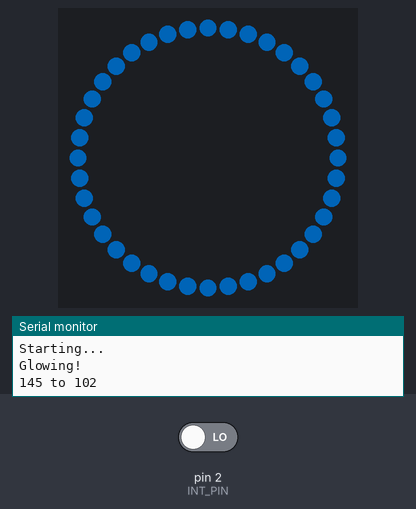
Bench run of a program on a simulated Arduino Nano, built with avr-gcc and run on an emulated ATmega328P. Parts: 40 RGB LEDs in a ring, first at the top, clockwise, the last lines printed to the serial monitor. Inputs (shaded band) come from the test bench; at power-on: pin 2 (INT_PIN) LOW. Dim RGB values are drawn brighter than linear; random numbers use the default seed unless the program sets one.

Above: at 0.47 s.
At 1.4 s:
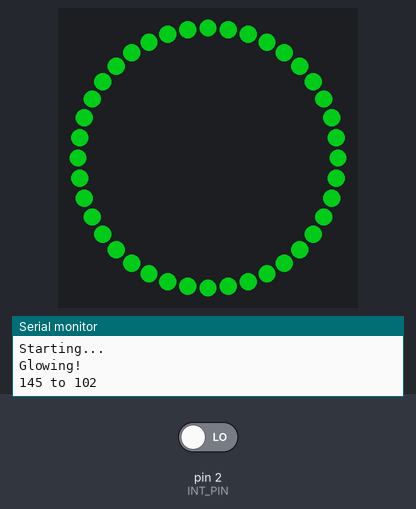
1.5 s: pin 2 (INT_PIN) driven HIGH
At 1.9 s:
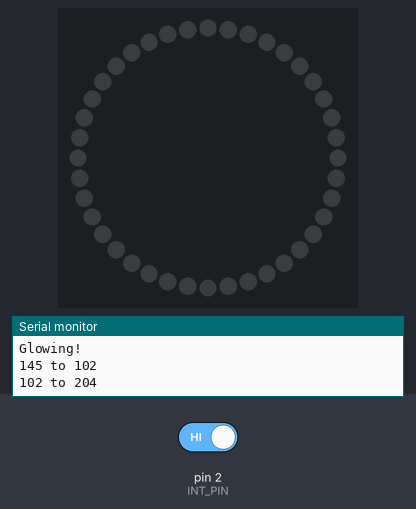
Timing chart, 0 to 4.5 s (numbered marks = the images above; inputs shaded):
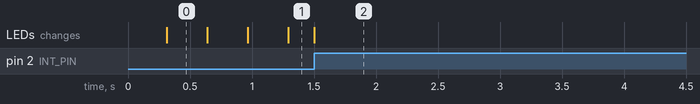

The program:

main.cpp
```cpp
#include <Arduino.h>
#include <FastLED.h>
#include <LowPower.h>


// interrupt pin
#define INT_PIN 2
#define INT_MODE CHANGE

// some led information
#define LED_PIN 6
#define LED_NUM 40
#define LED_CHIP WS2812B
#define LED_COLOR_ORDER GRB

#define SERIAL_BAUD 115200

CRGB eyes[LED_NUM];

// #define NIGHTFURY

#ifdef NIGHTFURY
  uint8_t hue = 90;
  uint8_t hue_from = 80;
  uint8_t hue_to = 100;
#else
  uint8_t hue = 145;
  uint8_t hue_from = 35;
  uint8_t hue_to = 215;
#endif

uint8_t bri = 150;
uint8_t sat = 255;
uint8_t value = 255;

uint8_t cache_bri = 0;

void wait_a_while() {
  unsigned long start = millis();
  while (millis () - start < 1000) {
    // noInterrupts();
    // interrupts();
  }
}

void shut_off_lights() {
  cache_bri = FastLED.getBrightness();
  FastLED.setBrightness(0);
  // FastLED.clear(true);
  FastLED.show();
  wait_a_while();
}

void turn_on_lights() {
  FastLED.setBrightness(cache_bri);
  FastLED.show();
  wait_a_while();
}

void wake_up();

void sleep();

void wake_up() {
  detachInterrupt(0);
  turn_on_lights();
  EIFR = bit (INTF0);  // clear flag for interrupt 0
  attachInterrupt(0, sleep, INT_MODE);
}

void sleep() {
  // FastLED.clear(true);
  // Serial.println("Sleep!");
  // wait_a_while();
  detachInterrupt(0);
  shut_off_lights();
  EIFR = bit (INTF0);  // clear flag for interrupt 0
  attachInterrupt(0, wake_up, INT_MODE);
  LowPower.idle(SLEEP_FOREVER, ADC_ON, TIMER2_ON, TIMER1_ON, TIMER0_ON, SPI_ON, USART0_ON, TWI_ON);
}

void setup() {
  // set up serial port
  Serial.begin(SERIAL_BAUD);

  while (!Serial) {
    delay(50);
  } // Wait

  Serial.println("Starting...");

  // set up interrupts
  // attachInterrupt(digitalPinToInterrupt(INT_PIN), enter_sleep, LOW);
  pinMode(INT_PIN, INPUT);
  // digitalWrite(INT_PIN, INT_MODE);
  // attachInterrupt(digitalPinToInterrupt(INT_PIN), go_sleep, LOW);

  FastLED.addLeds<LED_CHIP, LED_PIN, LED_COLOR_ORDER>(eyes, LED_NUM).setCorrection(TypicalPixelString);
  FastLED.setMaxPowerInVoltsAndMilliamps(5, 250);
  FastLED.setBrightness(bri);

  eyes[0].setHue(hue);
  eyes[1].setHue(hue);
  FastLED.show();
  Serial.println("Glowing!");


  delay(250);
  // attachInterrupt(0, wake_up, LOW);
  attachInterrupt(0, sleep, INT_MODE);
}

void blink() {
  uint8_t before = FastLED.getBrightness();
  uint8_t factor = 10;
  uint16_t steps = (before - 0) / factor;
  uint16_t dur_step = 5;
  uint16_t dur_dark = 100;

  Serial.println(dur_step);

  for(uint16_t s = 0; s < steps; s++) {
      FastLED.setBrightness(before - factor * s);
      FastLED.show();
      delay(dur_step);
  }

  FastLED.setBrightness(0);
  FastLED.show();
  delay(dur_dark);

  for(uint16_t s = steps; s > 0; s--) {
      FastLED.setBrightness(before - factor * s);
      FastLED.show();
      delay(dur_step);
  }

  FastLED.setBrightness(before);
  FastLED.show();
}

void colorchange() {
  uint8_t cur_hue = hue;
  uint8_t next_hue = random(hue_from, hue_to);
  int8_t dir = (cur_hue > next_hue) ? -1 : 1;

  Serial.print(cur_hue);
  Serial.print(" to ");
  Serial.print(next_hue);
  Serial.println();

  for(cur_hue = hue; cur_hue != next_hue; cur_hue = cur_hue + dir) {
    for (uint8_t idx = 0; idx < LED_NUM; idx++)
      eyes[idx].setHue(cur_hue);
    FastLED.show();
    delay(25);
  }
  hue = cur_hue;
}

void loop() {
  // blink();
  for(size_t i = 0; i < 5; i++) {
    colorchange();
  }
}
```
